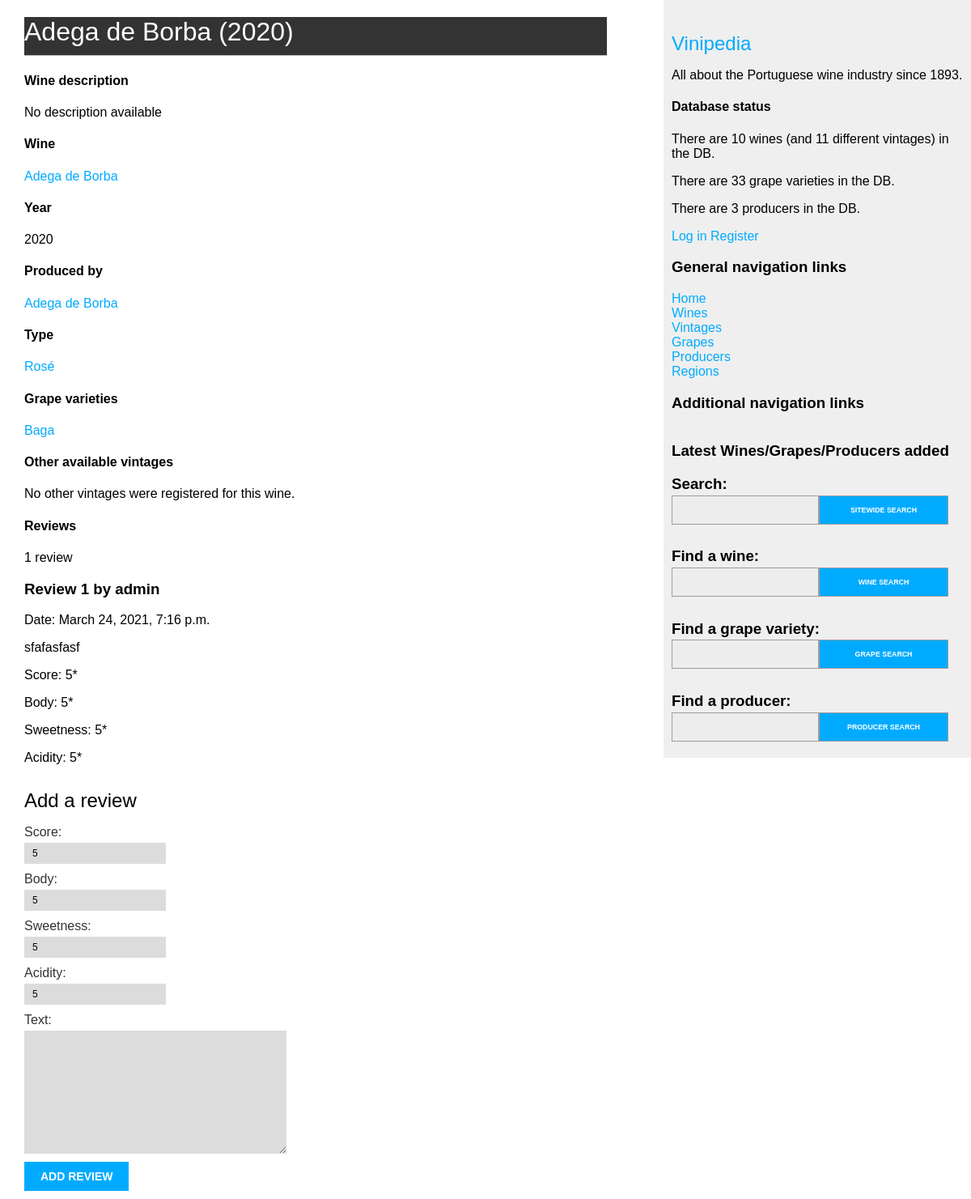
Before: /vintages/7 with the older database file.
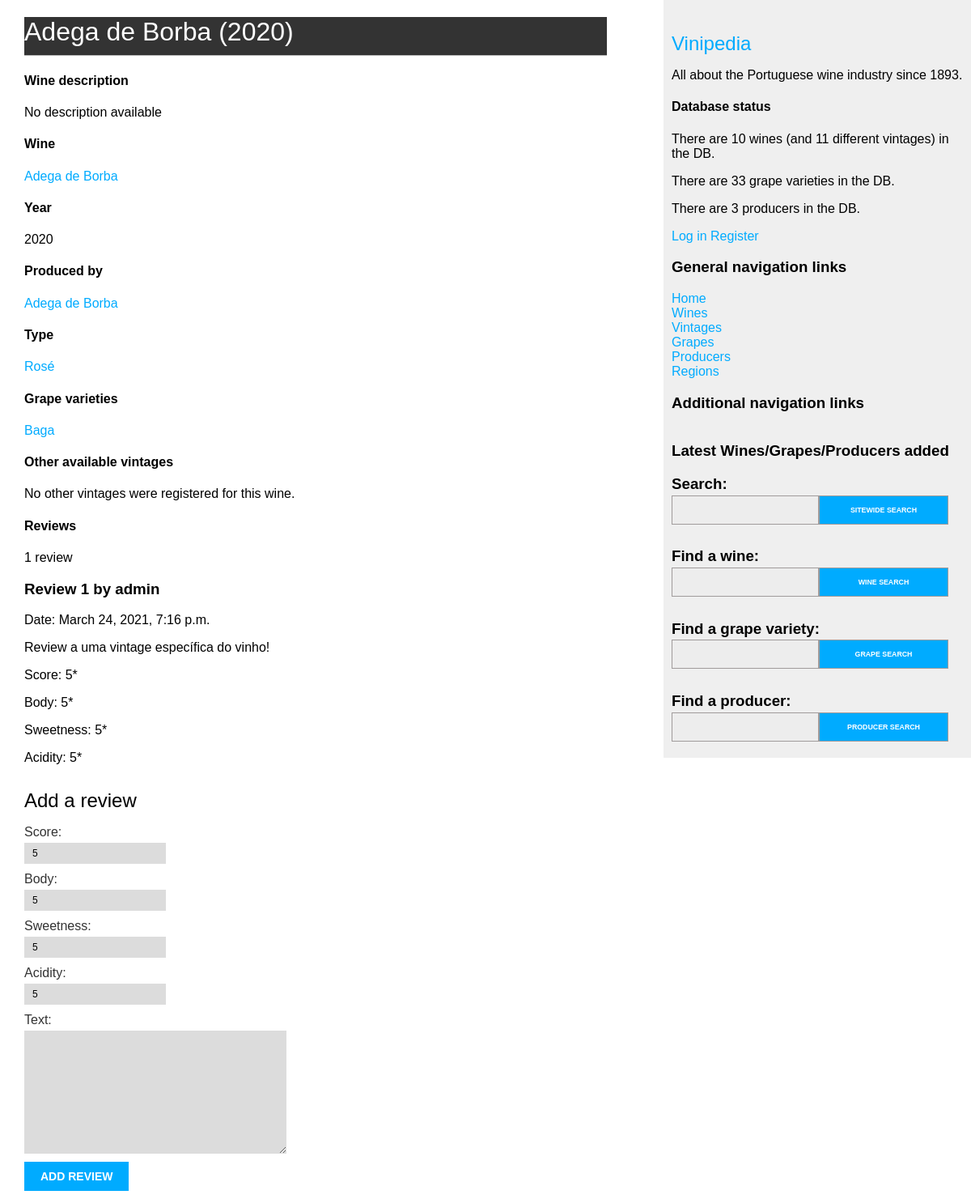
After: the same page with the newer database file.
### wines/models.py (models this page shows, shortened)
class Review(models.Model):
    validators = [MinValueValidator(0), MaxValueValidator(10)]
    wine = models.ForeignKey(
        Wine,
        on_delete=models.CASCADE,
        related_name='reviews'
    )
    vintage = models.ForeignKey(
        Vintage,
        on_delete=models.CASCADE,
        related_name='reviews',
        null=True,
        blank=True
    )
    user = models.ForeignKey(
        User,
        on_delete=models.CASCADE,
        related_name='reviews'
    )
    text = models.TextField()
    score = models.PositiveSmallIntegerField(default=5, validators=validators)
    sweetness = models.PositiveSmallIntegerField(default=5, validators=validators)
    body = models.PositiveSmallIntegerField(default=5, validators=validators)
    acidity = models.PositiveSmallIntegerField(default=5, validators=validators)
    published_on = models.DateTimeField(auto_now_add=True)
    updated = models.DateTimeField(auto_now=True)
    active = models.BooleanField(default=True)
    class Meta:
        constraints = [
            models.UniqueConstraint(fields=['wine', 'vintage', 'user'],
                                    name='wine_vintage_user_constraint'),
            models.UniqueConstraint(fields=['wine', 'user'],
                                    condition=models.Q(vintage=None),
                                    name='wine_user_vintagenull_constraint'),
        ]
        ordering = ('published_on',)

### wines/views.py (the view)
# urls.py: path('vintages/<int:id>', views.vintage_detail, name='vintage_detail'),
def vintage_detail(request, id):
    vintage = get_object_or_404(Vintage, id=id)
    new_review = None
    if request.method == 'POST':
        review_form = ReviewForm(data=request.POST)
        if review_form.is_valid():
            new_review = review_form.save(commit=False)
            new_review.wine = vintage.wine
            new_review.vintage = vintage
            new_review.user_id = request.user.id
            new_review.save()
            return redirect(vintage)
    elif request.method == 'GET':
        review_form = ReviewForm()
    return render(request,
                  'wines/vintage/detail.html',
                  {'vintage': vintage,
                   'review_form': review_form})

### wines/forms.py
class ReviewForm(forms.ModelForm):
    class Meta:
        model = Review
        fields = ('score',
                  'body',
                  'sweetness',
                  'acidity',
                  'text')

class SearchForm(forms.Form):
    query = forms.CharField(max_length=100, label='')

### wines/models.py (called while the page is built)
    def __str__(self):
        return self.name

    def get_absolute_url(self):
        return reverse('wines:producer_detail',
                       args=[self.id])

    def get_absolute_url(self):
        return reverse('wines:wine_detail',
                       args=[self.id])

### wines/templatetags/wine_tags.py (called while the page is built)
@register.simple_tag
def total_wines_registered():
    return Wine.objects.count()

@register.simple_tag
def total_vintages_registered():
    return Vintage.objects.count()

@register.simple_tag
def total_grapes_registered():
    return Grape.objects.count()

@register.simple_tag
def total_producers_registered():
    return Producer.objects.count()

@register.inclusion_tag('wines/search_bar.html')
def show_sitewide_search_form():
    search_form = SearchForm()
    return {"search_form": search_form}

### wines/templates/wines/vintage/detail.html (shortened to what this page needs)
{% extends "wines/base.html" %}
{% load static %}
{% block content %}
<div id="wine_details">
{% if vintage.year != None %}
    <h1>{{ vintage.wine.name }} ({{ vintage.year }})</h1>
{% else %}
    <h1>{{ vintage.wine.name }} (N.V.)</h1>
{% endif %}
</div>
<h4>Wine description</h4>
{% if vintage.wine.description %}
<p>{{ vintage.wine.description }}</p>
{% else %}
<p>No description available</p>
{% endif %}
<h4>Wine</h4>
<p>
    <a href="{{ vintage.wine.get_absolute_url }}">{{ vintage.wine.name|capfirst }}</a>
</p>
<h4>Year</h4>
<p>{{ vintage.year }}</p>
<h4>Produced by</h4>
<p>
    <a href="{{ vintage.wine.producer.get_absolute_url }}">{{ vintage.wine.producer|capfirst }}</a>
</p>
<h4>Type</h4>
<p>
    <a href="{% url 'wines:wines_per_type' vintage.wine.type %}">{{ vintage.wine.type|capfirst }}</a>
</p>
<h4>Grape varieties</h4>
{% for grape in vintage.wine.grape_varieties.all %}
<p>
    <a href="{% url 'wines:grape_detail' grape.id %}">{{ grape.name|capfirst }}</a>
</p>
{% empty %}
<p class="info">No grape information was registered for this wine.</p>
{% endfor %}
<h4>Other available vintages</h4>
{% if vintage.wine.vintages.all|length > 1 %}
    {% for wine_vintage in vintage.wine.vintages.all %}
        {% if wine_vintage != vintage %}
        <p>
            <a href="{% url 'wines:vintage_detail' wine_vintage.id %}">{{ wine_vintage.year }}</a>
        </p>
        {% endif %}
    {% endfor %}
{% else %}
<p class="info">No other vintages were registered for this wine.</p>
{% endif %}
<h4>Reviews</h4>
{% with vintage.reviews.count as total_reviews %}
<p>
  {{ total_reviews }} review{{ total_reviews|pluralize }}
</p>
{% endwith %}
{% for review in vintage.reviews.all %}
  <div class="review">
    <p class="info">
      <h3>
      Review {{ forloop.counter }} by {{ review.user }}
      </h3>
    </p>
    <p>Date: {{ review.published_on }}</p>
    <p>{{ review.text|linebreaks }}</p>
    <p class="score">Score: {{ review.score }}*</p>
    <p class="score">Body: {{ review.body }}*</p>
    <p class="score">Sweetness: {{ review.sweetness }}*</p>
    <p class="score">Acidity: {{ review.acidity }}*</p>
  </div>
{% empty %}
    <p class="info">There are no reviews yet.</p>
{% endfor %}
{% if new_review %}
    <h2>Your review has been added.</h2>
{% else %}
    <h2>Add a review</h2>
    <form method="POST">
      {{ review_form.as_p }}
      <p>
        <input type="submit" value="Add review">
      </p>
    </form>
{% endif %}
{% endblock %}

Changed rows visible on the page:
changed Review "admin": text "sfafasfasf" → "Review a uma vintage específica do vinho!"
